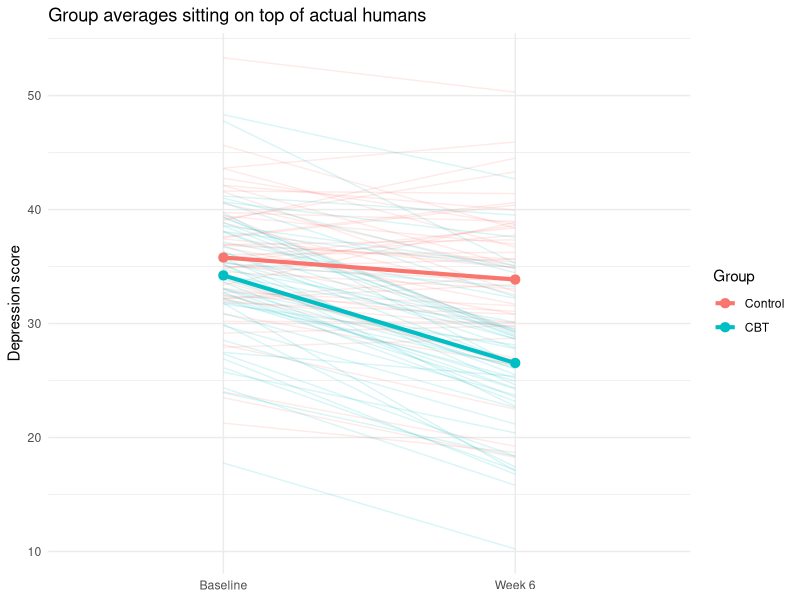
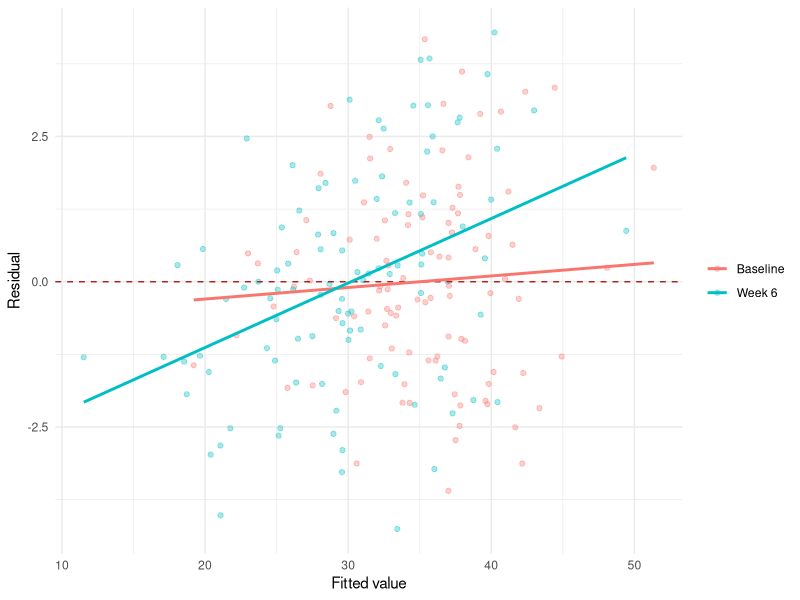

Write R code to recreate these figures, in order.
## ---- chunk 1
knitr::opts_chunk$set(
  echo = TRUE,
  message = FALSE,
  warning = FALSE,
  fig.width = 5.5,
  fig.height = 3.6,
  fig.align = "center",
  fig.pos = "H",
  results = "hold"
)
## ---- chunk 2
set.seed(343)

n <- 48

# Each student has a personal tendency to stare that follows them into BOTH
# conditions. That shared tendency is the entire reason pairing works.
participant_effect <- rnorm(n, mean = 0, sd = 1.20)

paired_wide <- data.frame(
  participant  = factor(seq_len(n)),
  no_chocolate = 5.00 + participant_effect + rnorm(n, 0, 0.80),
  chocolate    = 5.75 + participant_effect + rnorm(n, 0, 0.80)
)

paired_wide$difference <-
  paired_wide$chocolate - paired_wide$no_chocolate

# 48 rows become 96: one row per measurement instead of one row per person.
paired_long <- tidyr::pivot_longer(
  paired_wide,
  cols      = c(no_chocolate, chocolate),
  names_to  = "condition",
  values_to = "fixation"
)

paired_long$condition <- factor(
  paired_long$condition,
  levels = c("no_chocolate", "chocolate"),
  labels = c("No chocolate", "Chocolate")
)
## ---- chunk 3
paired_result <- t.test(
  paired_wide$chocolate,
  paired_wide$no_chocolate,
  paired = TRUE
)

paired_result
## ---- chunk 4
library(lme4)      # fits the mixed model
library(lmerTest)  # adds degrees of freedom and p-values to the fixed effects

chocolate_model <- lmer(
  fixation ~ condition + (1 | participant),
  data = paired_long
)

summary(chocolate_model)
## ---- chunk 5
choc_fixed <- summary(chocolate_model)$coefficients

comparison <- data.frame(
  method   = c("paired t-test", "lmer"),
  t        = c(unname(paired_result$statistic),
               choc_fixed["conditionChocolate", "t value"]),
  df       = c(unname(paired_result$parameter),
               choc_fixed["conditionChocolate", "df"]),
  p        = c(paired_result$p.value,
               choc_fixed["conditionChocolate", "Pr(>|t|)"]),
  estimate = c(unname(paired_result$estimate),
               choc_fixed["conditionChocolate", "Estimate"])
)

print(comparison, digits = 6, row.names = FALSE)
## ---- chunk 6
print(VarCorr(chocolate_model), comp = c("Variance", "Std.Dev."))
## ---- chunk 7
choc_var <- as.data.frame(VarCorr(chocolate_model))
icc <- choc_var$vcov[1] / sum(choc_var$vcov)

icc
## ---- chunk 8
set.seed(3436)

n_per_group <- 50

people <- data.frame(
  participant = factor(seq_len(2 * n_per_group)),
  group = factor(
    rep(c("Control", "CBT"), each = n_per_group),
    levels = c("Control", "CBT")
  ),
  # each person's own baseline level, and their own rate of change
  person_intercept = rnorm(2 * n_per_group, 0, 5.0),
  person_slope     = rnorm(2 * n_per_group, 0, 0.45)
)

# every person gets a baseline row and a Week 6 row
mixed_data <- merge(people, data.frame(week = c(0, 6)), by = NULL)
mixed_data <- mixed_data[order(mixed_data$participant,
                               mixed_data$week), ]

mixed_data$depression <-
  35 +
  mixed_data$person_intercept +
  (-0.20 * mixed_data$week) +                     # control drifts down slowly
  ifelse(mixed_data$group == "CBT",
         -1.20 * mixed_data$week, 0) +            # CBT drops faster: the effect
  mixed_data$person_slope * mixed_data$week +
  rnorm(nrow(mixed_data), 0, 2.0)

# the same variable twice: week as a number, occasion as a readable label
mixed_data$occasion <- factor(
  mixed_data$week,
  levels = c(0, 6),
  labels = c("Baseline", "Week 6")
)
## ---- chunk 9
aggregate(
  depression ~ occasion + group,
  data = mixed_data,
  FUN = function(x) c(M = mean(x), SD = sd(x))
)
## ---- chunk 10
#| fig-cap: "The four cells before any model. Each faint line is one participant's baseline and Week 6 score. The heavy lines connect the group means. Non-parallel lines are the visual signature of an interaction, and here that means unequal change."
#| fig-alt: "A line plot with Occasion on the x axis, Baseline and Week 6, and depression score on the y axis running from about 10 to about 53. One hundred faint lines each connect one participant's two scores, colored salmon for Control and teal for CBT, and they slope in both directions. Two heavy lines with round markers connect the group means. Both groups start near 35. The Control mean falls slightly to about 34, while the CBT mean falls steeply to about 27, so the two heavy lines are clearly not parallel."
library(ggplot2)

group_means <- aggregate(
  depression ~ occasion + group,
  data = mixed_data,
  FUN = mean
)

ggplot(
  mixed_data,
  aes(x = occasion, y = depression, group = participant, color = group)
) +
  geom_line(alpha = 0.15) +
  geom_line(
    data = group_means,
    aes(group = group), linewidth = 1.4
  ) +
  geom_point(
    data = group_means,
    aes(group = group), size = 2.8
  ) +
  labs(
    x = NULL,
    y = "Depression score",
    color = "Group",
    title = "Group averages sitting on top of actual humans"
  ) +
  theme_minimal(base_size = 11)
## ---- chunk 11
ordinary_model <- lm(depression ~ occasion * group, data = mixed_data)
## ---- chunk 12
mixed_model <- lmer(
  depression ~ occasion * group + (1 | participant),
  data = mixed_data
)

summary(mixed_model)
## ---- chunk 13
fixed_effects <- summary(mixed_model)$coefficients
round(fixed_effects, 3)
## ---- chunk 14
lm_fixed <- summary(ordinary_model)$coefficients

data.frame(
  term        = rownames(fixed_effects),
  estimate_lm = round(lm_fixed[, "Estimate"], 3),
  estimate_mixed = round(fixed_effects[, "Estimate"], 3),
  SE_lm       = round(lm_fixed[, "Std. Error"], 3),
  SE_mixed    = round(fixed_effects[, "Std. Error"], 3),
  row.names   = NULL
)
## ---- chunk 15
c(
  p_lm    = round(lm_fixed["occasionWeek 6", "Pr(>|t|)"], 3),
  p_mixed = round(fixed_effects["occasionWeek 6", "Pr(>|t|)"], 5)
)
## ---- chunk 16
change_data <- tidyr::pivot_wider(
  mixed_data[, c("participant", "group", "week", "depression")],
  names_from   = week,
  values_from  = depression,
  names_prefix = "week"
)

change_data$change <- change_data$week6 - change_data$week0

# ref = "CBT" so the contrast runs CBT minus Control, matching the model
change_result <- t.test(
  change ~ relevel(group, ref = "CBT"),
  data = change_data,
  var.equal = TRUE
)

change_result
## ---- chunk 17
b3 <- fixed_effects["occasionWeek 6:groupCBT", ]

change_comparison <- data.frame(
  method = c("t-test on change scores", "mixed-model interaction"),
  t      = c(unname(change_result$statistic), b3["t value"]),
  df     = c(unname(change_result$parameter), b3["df"]),
  p      = c(change_result$p.value,           b3["Pr(>|t|)"]),
  estimate = c(
    mean(change_data$change[change_data$group == "CBT"]) -
      mean(change_data$change[change_data$group == "Control"]),
    b3["Estimate"]
  )
)

print(change_comparison, digits = 6, row.names = FALSE)
## ---- chunk 18
reduced_ml <- lmer(
  depression ~ occasion + group + (1 | participant),
  data = mixed_data,
  REML = FALSE
)

full_ml <- lmer(
  depression ~ occasion * group + (1 | participant),
  data = mixed_data,
  REML = FALSE
)

anova(reduced_ml, full_ml)
## ---- chunk 19
library(emmeans)

cell_means <- emmeans(mixed_model, ~ occasion | group)

contrast(
  cell_means,
  method = list("Week 6 - Baseline" = c(-1, 1)),
  adjust = "none"
)
## ---- chunk 20
cell_means
## ---- chunk 21
set.seed(347)

mixed_missing <- mixed_data
# 10% of the Week 6 visits simply do not happen
gone <- mixed_missing$week == 6 & runif(nrow(mixed_missing)) < 0.10
mixed_missing$depression[gone] <- NA

missing_model <- lmer(
  depression ~ occasion * group + (1 | participant),
  data = mixed_missing
)

c(
  rows_used = sum(!is.na(mixed_missing$depression)),
  people_used = length(unique(
    mixed_missing$participant[!is.na(mixed_missing$depression)]
  ))
)
## ---- chunk 22
#| fig-cap: "Residuals against fitted values, with a straight-line summary fit separately within each occasion. A well-behaved residual plot has no relationship at all, which is roughly what Baseline shows. Week 6 slopes upward, and that is not noise. It is the individual differences in rate of change that a two-occasion model is not allowed to estimate, sitting in the residuals instead."
#| fig-alt: "A scatterplot of residuals against fitted values, fitted values from about 10 to 51 and residuals from about -4.3 to +4.3, with points colored by occasion and a straight trend line drawn within each. Both clouds are wide and centered on zero, and a dashed red horizontal line marks zero. The Baseline trend line is nearly horizontal. The Week 6 trend line rises clearly from left to right."
diagnostic_data <- data.frame(
  fitted   = fitted(mixed_model),
  residual = resid(mixed_model),
  occasion = mixed_data$occasion
)

ggplot(diagnostic_data, aes(x = fitted, y = residual, color = occasion)) +
  geom_point(alpha = 0.35) +
  geom_hline(yintercept = 0, linetype = 2, color = "firebrick") +
  # a straight line, not a loess: the question here is whether there is a
  # linear trend, and a wiggly smoother invites you to over-read its ends
  geom_smooth(method = "lm", se = FALSE) +
  labs(x = "Fitted value", y = "Residual", color = NULL) +
  theme_minimal(base_size = 11)
## ---- chunk 23
round(
  c(
    Baseline = cor(diagnostic_data$residual[diagnostic_data$occasion == "Baseline"],
                   diagnostic_data$fitted[diagnostic_data$occasion == "Baseline"]),
    `Week 6` = cor(diagnostic_data$residual[diagnostic_data$occasion == "Week 6"],
                   diagnostic_data$fitted[diagnostic_data$occasion == "Week 6"])
  ),
  3
)
